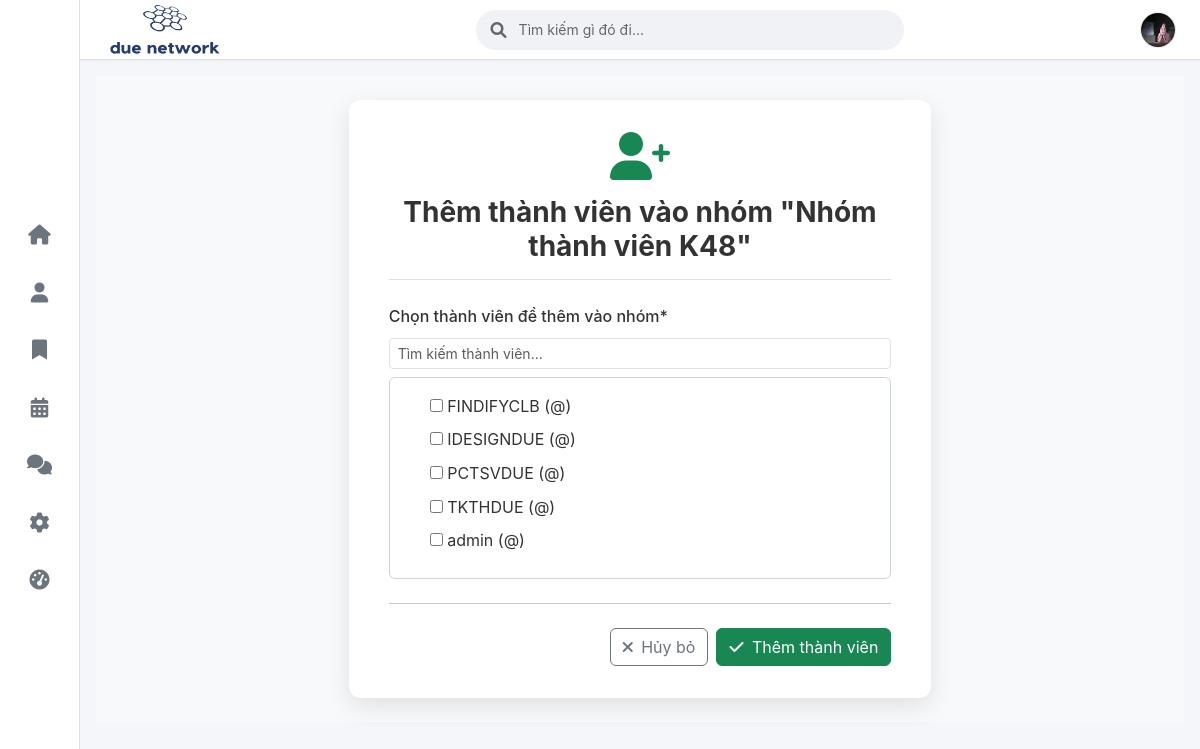
The app's page /messages/chat/7/add_members/ (signed in) with its own data.
### core/models.py (models this page shows, shortened)
class CustomUser(AbstractUser):
    ROLE_CHOICES = (
        ('user', 'User'),
        ('mod', 'Mod'),
        ('admin', 'Admin'),
    )
    email = models.EmailField(
        _('email address'),
        unique=True,
        validators=[validate_due_email] # Yêu cầu email DUE [cite: 2]
    )
    phone_number = models.CharField(max_length=15, blank=True, null=True) # Không bắt buộc [cite: 2]
    avatar = models.ImageField(upload_to='avatars/', null=True, blank=True, default='avatars/default_avatar.png')
    role = models.CharField(max_length=10, choices=ROLE_CHOICES, default='user')
    objects = CustomUserManager()
    groups = models.ManyToManyField(
        Group,
        verbose_name=_('groups'),
        blank=True,
        help_text=_(
            'The groups this user belongs to. A user will get all permissions '
            'granted to each of their groups.'
        ),
        related_name="customuser_groups",
        related_query_name="customuser",
    )
    user_permissions = models.ManyToManyField(
        Permission,
        verbose_name=_('user permissions'),
        blank=True,
        help_text=_('Specific permissions for this user.'),
        related_name="customuser_permissions",
        related_query_name="customuser",
    )
    def __str__(self):
        return self.username

class Profile(models.Model):
    user = models.OneToOneField(settings.AUTH_USER_MODEL, on_delete=models.CASCADE)
    avatar = models.ImageField(upload_to='avatars/', null=True, blank=True, default='avatars/default_avatar.png')

class ChatGroup(models.Model):
    name = models.CharField(max_length=100, blank=True)
    members = models.ManyToManyField(settings.AUTH_USER_MODEL, related_name='chat_groups')
    creator = models.ForeignKey(settings.AUTH_USER_MODEL, on_delete=models.SET_NULL, null=True, related_name='created_groups', limit_choices_to={'role__in': ['mod', 'admin']}) # [cite: 45]
    is_private_chat = models.BooleanField(default=False)
    created_at = models.DateTimeField(auto_now_add=True)

### core/views.py (the view)
# urls.py: path('messages/chat/<int:group_id>/add_members/', views.add_members_to_group_view, name='add_members_to_group'),
@login_required
@user_passes_test(is_mod_or_admin_user)
def add_members_to_group_view(request, group_id):
    group = get_object_or_404(ChatGroup, id=group_id)
    if not (request.user == group.creator or request.user.is_superuser or request.user.role == 'admin'):
        messages.error(request, "Bạn không có quyền thêm thành viên vào nhóm này.")
        return redirect('chat_room', group_id=group.id)
    if group.is_private_chat:  # Không cho thêm thành viên vào chat 1-1
        messages.error(request, "Không thể thêm thành viên vào cuộc trò chuyện cá nhân.")
        return redirect('chat_room', group_id=group.id)
    if request.method == 'POST':
        form = AddMembersToGroupForm(request.POST, group=group)  # Truyền group vào form
        if form.is_valid():
            users_to_add = form.cleaned_data['members_to_add']
            for user in users_to_add:
                group.members.add(user)
            group.save()  # Lưu lại group sau khi thêm members (không bắt buộc nếu chỉ thay đổi m2m)
            messages.success(request, f"Đã thêm {users_to_add.count()} thành viên mới vào nhóm '{group.name}'.")
            return redirect('chat_room', group_id=group.id)
        else:
            messages.error(request, "Thêm thành viên thất bại. Vui lòng kiểm tra lại.")
    else:
        form = AddMembersToGroupForm(group=group)  # Truyền group để form biết loại trừ ai
    context = {
        'form': form,
        'group': group,
        'sub_page_title': f"Thêm thành viên vào nhóm: {group.name}"
    }
    return render(request, 'core/messaging/add_members_to_group_form.html', context)

### core/forms.py
class AddMembersToGroupForm(forms.Form):
    members_to_add = forms.ModelMultipleChoiceField(
        queryset=CustomUser.objects.none(), # Sẽ được cập nhật trong __init__
        widget=forms.CheckboxSelectMultiple,
        label="Chọn thành viên để thêm vào nhóm",
        required=True # Ít nhất phải chọn một người để thêm
    )
    def __init__(self, *args, **kwargs):
        group_instance = kwargs.pop('group', None)
        super().__init__(*args, **kwargs)
        if group_instance:
            current_member_ids = group_instance.members.values_list('id', flat=True)
            self.fields['members_to_add'].queryset = CustomUser.objects.filter(is_active=True)\
                                                                .exclude(id__in=current_member_ids)\
                                                                .order_by('username')
        else:
            self.fields['members_to_add'].queryset = CustomUser.objects.filter(is_active=True).order_by('username')

### core/views.py (called while the page is built)
def is_mod_or_admin_user(user):
    return user.is_authenticated and (user.role in ['mod', 'admin'] or user.is_superuser)

### core/templates/core/messaging/add_members_to_group_form.html (shortened to what this page needs)
{% extends "core/base.html" %}
{% load static %}
{% load crispy_forms_tags %}
{% block content %}
<div class="add-members-page-wrapper">
    <div class="container">
        <div class="row justify-content-center">
            <div class="col-lg-7">
                <div class="add-members-card">
                    <div class="text-center mb-4 pb-2 border-bottom">
                        <i class="fas fa-user-plus fa-3x text-success mb-3"></i>
                        <h3 class="fw-bold">Thêm thành viên vào nhóm "{{ group.name }}"</h3>
                    </div>
                    <form method="POST" action="{% url 'add_members_to_group' group.id %}">
                        {% if form.members_to_add.field.queryset.exists %}
                            <div class="mb-3">
                                <label class="form-label">{{ form.members_to_add.label }}*</label>
                                <input type="text" id="memberSearchInputAdd" class="form-control form-control-sm mb-2" placeholder="Tìm kiếm thành viên...">
                                <div class="members-checkbox-list-add">
                                    {% for choice in form.members_to_add %}
                                        <div class="form-check user-choice-item-add">
                                            {{ choice.tag }}
                                            <label class="form-check-label" for="{{ choice.id_for_label }}">
                                                {{ choice.choice_label }} (@{{ choice.instance.username }})
                                            </label>
                                        </div>
                                    {% endfor %}
                                </div>
                            </div>
                            <hr class="my-4">
                            <div class="d-grid gap-2 d-sm-flex justify-content-sm-end">
                                <a href="{% url 'chat_room' group.id %}" class="btn btn-outline-secondary">
                                    <i class="fas fa-times me-1"></i> Hủy bỏ
                                </a>
                                <button type="submit" class="btn btn-success">
                                    <i class="fas fa-check me-1"></i> Thêm thành viên
                                </button>
                            </div>
                        {% endif %}
                    </form>
                </div>
            </div>
        </div>
    </div>
</div>
{% endblock %}

### core/templates/core/partials/_navbar.html (shortened to what this page needs)
{% load static %}
<nav class="navbar navbar-expand-lg navbar-light bg-white border-bottom sticky-top">
    <div class="container-fluid px-4">
        <a class="navbar-brand" href="{% url 'home' %}">
            <img src="{% static 'core/images/due_network_logo_small.png' %}" alt="DUE Network" height="55" width="120">
        </a>
        <div class="search-container mx-auto">
            <form action="{% url 'search' %}" method="GET" role="search">
                <div class="search-wrapper">
                    <i class="fas fa-search search-icon"></i>
                    <input type="search" name="q" placeholder="Tìm kiếm gì đó đi..." value="{{ request.GET.q }}">
                </div>
            </form>
        </div>
        <div class="user-profile">
            {% if user.is_authenticated %}
            <div class="dropdown">
                <a class="profile-link" href="#" id="navbarDropdownUser" role="button" data-bs-toggle="dropdown" aria-expanded="false">
                    {% if user.profile and user.profile.avatar and user.profile.avatar.name %}
                        <img src="{{ user.profile.avatar.url }}" alt="{{ user.username }}" class="rounded-circle">
                    {% else %}
                        <img src="{% static 'core/images/default_placeholder_avatar.png' %}" alt="{{ user.username }}" class="rounded-circle">
                    {% endif %}
                </a>
            </div>
            {% endif %}
        </div>
    </div>
</nav>

### core/static/core/css/style.css (style rules this page uses)
body { font-family: 'Inter', -apple-system, BlinkMacSystemFont, "Segoe UI", Roboto, "Helvetica Neue", Arial, "Noto Sans", sans-serif, "Apple Color Emoji", "Segoe UI Emoji", "Segoe UI Symbol", "Noto Color Emoji"; background-color: #f4f6f9; color: #333; line-height: 1.6; }
a { color: #0d6efd; text-decoration: none; }

### core/templates/core/messaging/add_members_to_group_form.html (style rules this page uses)
.add-members-page-wrapper { background-color: #f8f9fa; padding: 1.5rem; }
.add-members-card { background-color: #ffffff; padding: 2rem 2.5rem; border-radius: 0.75rem; box-shadow: 0 0.5rem 1.5rem rgba(0,0,0,.1); }
.add-members-card .form-label { font-weight: 500; }
.members-checkbox-list-add { border: 1px solid #ced4da; border-radius: 0.375rem; padding: 1rem; max-height: 300px; overflow-y: auto; background-color: #fff; }
.members-checkbox-list-add .form-check { margin-bottom: 0.5rem; }

### core/templates/core/partials/_navbar.html (style rules this page uses)
.navbar { height: 60px; padding: 0; box-shadow: 0 1px 3px rgba(0,0,0,0.05); }
.search-container { width: 40%; max-width: 500px; }
.search-wrapper { position: relative; width: 100%; background-color: #f0f2f5; border-radius: 20px; display: flex; align-items: center; padding: 0 15px; }
.search-icon { color: #65676b; margin-right: 10px; }
.search-wrapper input { width: 100%; height: 40px; background: transparent; border: none; outline: none; font-size: 14px; color: #050505; }
.search-wrapper input::placeholder { color: #65676b; }
.user-profile { display: flex; align-items: center; }
.profile-link { display: flex; align-items: center; justify-content: center; }
.profile-link img { width: 36px; height: 36px; border: 1px solid #e4e6eb; }

### records on screen
CustomUser: profile.avatar (picture), choice_label "admin"
ChatGroup: name "Nhóm thành viên K48"
CustomUser: choice_label "FINDIFYCLB"
CustomUser: choice_label "IDESIGNDUE"
CustomUser: choice_label "PCTSVDUE"
CustomUser: choice_label "TKTHDUE"
